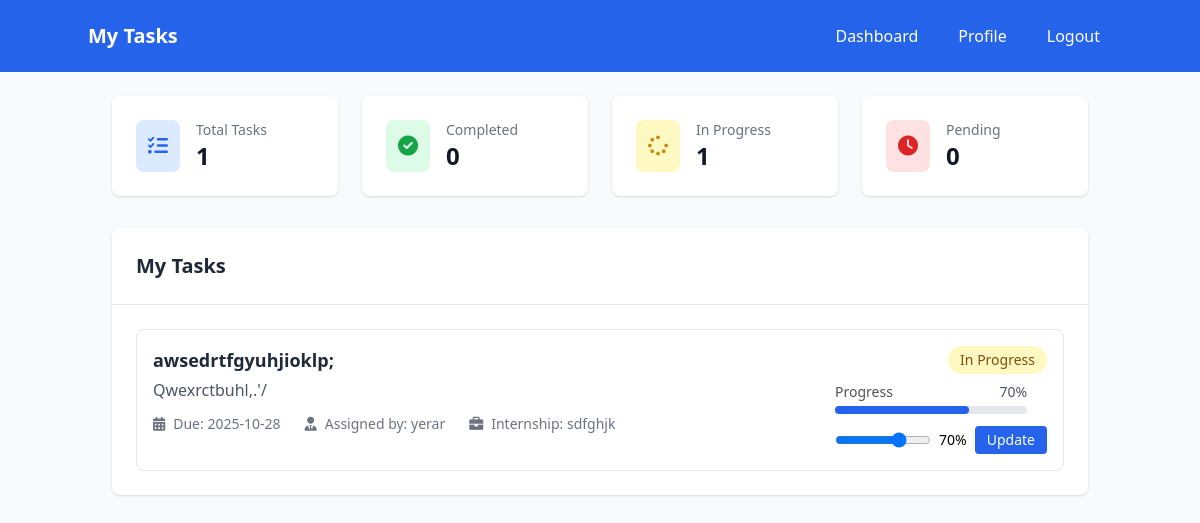
Page /tasks (signed in) on the earlier database version.
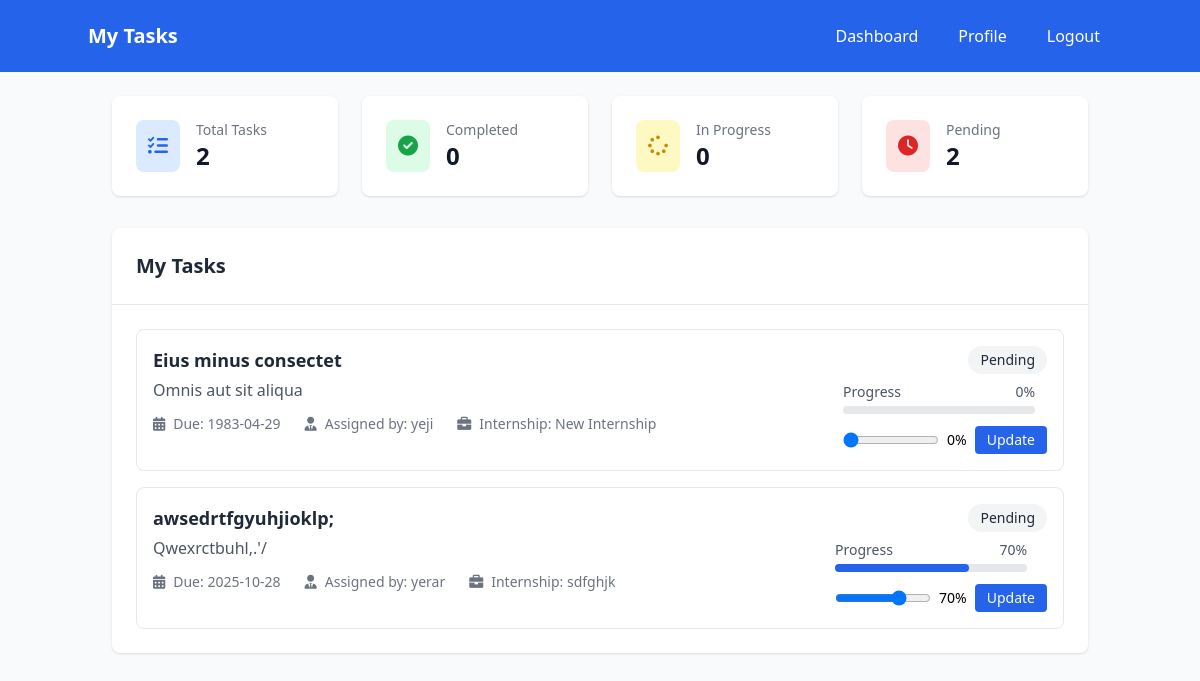
Same page on the later database version.
### models.py (models this page shows)
class Task(Base):
    __tablename__ = "tasks"
    id = Column(Integer, primary_key=True, index=True)
    title = Column(String(255), nullable=False)
    description = Column(Text)
    internship_id = Column(Integer, ForeignKey("internships.id"), nullable=False)
    student_id = Column(Integer, ForeignKey("users.id"), nullable=False)
    assigned_by = Column(Integer, ForeignKey("users.id"))
    due_date = Column(DateTime(timezone=True))
    status = Column(Enum(TaskStatus), default=TaskStatus.PENDING)
    progress = Column(Integer, default=0)
    created_at = Column(DateTime(timezone=True), server_default=func.now())
    internship = relationship("Internship", back_populates="tasks")
    student = relationship("User", foreign_keys=[student_id], back_populates="assigned_tasks")
    assigner = relationship("User", foreign_keys=[assigned_by], back_populates="assigned_by_tasks")

class User(Base):
    __tablename__ = "users"
    id = Column(Integer, primary_key=True, index=True)
    email = Column(String(255), unique=True, index=True, nullable=False)
    hashed_password = Column(String(255), nullable=False)
    full_name = Column(String(255), nullable=False)
    role = Column(Enum(UserRole), nullable=False, default=UserRole.STUDENT)
    phone = Column(String(20))
    department = Column(String(255))
    profile_picture = Column(String(500), default="default_avatar.png")
    created_at = Column(DateTime(timezone=True), server_default=func.now())
    is_active = Column(Boolean, default=True)
    created_internships = relationship("Internship", back_populates="creator")
    applications = relationship("InternshipApplication", back_populates="student")
    assigned_tasks = relationship("Task", foreign_keys="Task.student_id", back_populates="student")
    assigned_by_tasks = relationship("Task", foreign_keys="Task.assigned_by", back_populates="assigner")
    student_feedback = relationship("Feedback", foreign_keys="Feedback.student_id", back_populates="student")
    mentor_feedback = relationship("Feedback", foreign_keys="Feedback.mentor_id", back_populates="mentor")

class Internship(Base):
    __tablename__ = "internships"
    id = Column(Integer, primary_key=True, index=True)
    title = Column(String(255), nullable=False)
    description = Column(Text)
    company = Column(String(255), nullable=False)
    location = Column(String(255))
    duration = Column(String(100))
    stipend = Column(String(100))
    requirements = Column(Text)
    created_by = Column(Integer, ForeignKey("users.id"))
    created_at = Column(DateTime(timezone=True), server_default=func.now())
    is_active = Column(Boolean, default=True)
    deadline = Column(DateTime(timezone=True))
    creator = relationship("User", back_populates="created_internships")
    applications = relationship("InternshipApplication", back_populates="internship")
    tasks = relationship("Task", back_populates="internship")
    feedback = relationship("Feedback", back_populates="internship")

### app.py (the view)
@app.get("/tasks")
async def tasks_page(request: Request, db: Session = Depends(get_db)):
    try:
        user = await get_current_user_from_cookie(request, db)
        if user.role == "student":
            tasks = crud.get_tasks_by_student(db, user.id)
            return templates.TemplateResponse("tasks_student.html", {
                "request": request,
                "user": user,
                "tasks": tasks
            })
        elif user.role in ["admin", "mentor"]:
            tasks = crud.get_all_tasks(db)
            students = crud.get_all_users(db)
            internships = crud.get_internships(db)
            return templates.TemplateResponse("tasks_management.html", {
                "request": request,
                "user": user,
                "tasks": tasks,
                "students": students,
                "internships": internships
            })
        else:
            return RedirectResponse("/dashboard?error=Access denied")
    except Exception as e:
        return RedirectResponse("/login")

### templates/tasks_student.html (shortened to what this page needs)
<!DOCTYPE html>
<html lang="en">
<head>
    <script src="https://cdn.tailwindcss.com"></script>
    <link rel="stylesheet" href="https://cdnjs.cloudflare.com/ajax/libs/font-awesome/6.0.0/css/all.min.css">
</head>
<body class="bg-gray-50">
    <nav class="bg-blue-600 text-white p-4">
        <div class="container mx-auto flex justify-between items-center">
            <h1 class="text-xl font-bold">My Tasks</h1>
            <div class="flex space-x-4">
                <a href="/dashboard" class="hover:bg-blue-700 px-3 py-2 rounded">Dashboard</a>
                <a href="/profile" class="hover:bg-blue-700 px-3 py-2 rounded">Profile</a>
                <a href="/logout" class="hover:bg-blue-700 px-3 py-2 rounded">Logout</a>
            </div>
        </div>
    </nav>
    <div class="container mx-auto p-6">
        <div class="grid grid-cols-1 md:grid-cols-4 gap-6 mb-8">
            <div class="bg-white p-6 rounded-lg shadow">
                <div class="flex items-center">
                    <div class="p-3 bg-blue-100 rounded-lg">
                        <i class="fas fa-tasks text-blue-600 text-xl"></i>
                    </div>
                    <div class="ml-4">
                        <h3 class="text-sm font-medium text-gray-500">Total Tasks</h3>
                        <p class="text-2xl font-bold text-gray-900">{{ tasks|length }}</p>
                    </div>
                </div>
            </div>
            <div class="bg-white p-6 rounded-lg shadow">
                <div class="flex items-center">
                    <div class="p-3 bg-green-100 rounded-lg">
                        <i class="fas fa-check-circle text-green-600 text-xl"></i>
                    </div>
                    <div class="ml-4">
                        <h3 class="text-sm font-medium text-gray-500">Completed</h3>
                        <p class="text-2xl font-bold text-gray-900">
                            {{ tasks|selectattr("status", "equalto", "completed")|list|length }}
                        </p>
                    </div>
                </div>
            </div>
            <div class="bg-white p-6 rounded-lg shadow">
                <div class="flex items-center">
                    <div class="p-3 bg-yellow-100 rounded-lg">
                        <i class="fas fa-spinner text-yellow-600 text-xl"></i>
                    </div>
                    <div class="ml-4">
                        <h3 class="text-sm font-medium text-gray-500">In Progress</h3>
                        <p class="text-2xl font-bold text-gray-900">
                            {{ tasks|selectattr("status", "equalto", "in_progress")|list|length }}
                        </p>
                    </div>
                </div>
            </div>
            <div class="bg-white p-6 rounded-lg shadow">
                <div class="flex items-center">
                    <div class="p-3 bg-red-100 rounded-lg">
                        <i class="fas fa-clock text-red-600 text-xl"></i>
                    </div>
                    <div class="ml-4">
                        <h3 class="text-sm font-medium text-gray-500">Pending</h3>
                        <p class="text-2xl font-bold text-gray-900">
                            {{ tasks|selectattr("status", "equalto", "pending")|list|length }}
                        </p>
                    </div>
                </div>
            </div>
        </div>
        <div class="bg-white rounded-lg shadow">
            <div class="p-6 border-b">
                <h2 class="text-xl font-semibold text-gray-800">My Tasks</h2>
            </div>
            <div class="p-6">
                {% if tasks %}
                <div class="space-y-4">
                    {% for task in tasks %}
                    <div class="border rounded-lg p-4 hover:bg-gray-50">
                        <div class="flex justify-between items-start">
                            <div class="flex-1">
                                <h3 class="font-semibold text-lg text-gray-800">{{ task.title }}</h3>
                                <p class="text-gray-600 mt-1">{{ task.description }}</p>
                                <div class="mt-3 flex items-center space-x-6 text-sm text-gray-500">
                                    <div class="flex items-center">
                                        <i class="fas fa-calendar-alt mr-2"></i>
                                        <span>Due: {{ task.due_date.strftime('%Y-%m-%d') if task.due_date else 'No due date' }}</span>
                                    </div>
                                    <div class="flex items-center">
                                        <i class="fas fa-user-tie mr-2"></i>
                                        <span>Assigned by: {{ task.assigner.full_name }}</span>
                                    </div>
                                    {% if task.internship %}
                                    <div class="flex items-center">
                                        <i class="fas fa-briefcase mr-2"></i>
                                        <span>Internship: {{ task.internship.title }}</span>
                                    </div>
                                    {% endif %}
                                </div>
                            </div>
                            <div class="text-right">
                                <span class="inline-flex items-center px-3 py-1 rounded-full text-sm font-medium
                                    {% if task.status == 'completed' %}bg-green-100 text-green-800
                                    {% elif task.status == 'in_progress' %}bg-yellow-100 text-yellow-800
                                    {% elif task.status == 'cancelled' %}bg-red-100 text-red-800
                                    {% else %}bg-gray-100 text-gray-800{% endif %}">
                                    {{ task.status|replace('_', ' ')|title }}
                                </span>
                                <div class="mt-2 w-48">
                                    <div class="flex justify-between text-sm text-gray-600 mb-1">
                                        <span>Progress</span>
                                        <span>{{ task.progress }}%</span>
                                    </div>
                                    <div class="w-full bg-gray-200 rounded-full h-2">
                                        <div class="bg-blue-600 h-2 rounded-full"
                                             style="width: {{ task.progress }}%"></div>
                                    </div>
                                </div>
                                {% if task.status != 'completed' and task.status != 'cancelled' %}
                                <div class="mt-3">
                                    <form class="flex items-center space-x-2"
                                          onsubmit="updateTaskProgress(event, {{ task.id }})">
                                        <input type="range" min="0" max="100" value="{{ task.progress }}"
                                               class="w-24" id="progress-{{ task.id }}"
                                               onchange="document.getElementById('progress-value-{{ task.id }}').textContent = this.value + '%'">
                                        <span id="progress-value-{{ task.id }}" class="text-sm font-medium">
                                            {{ task.progress }}%
                                        </span>
                                        <button type="submit"
                                                class="bg-blue-600 text-white px-3 py-1 rounded text-sm hover:bg-blue-700">
                                            Update
                                        </button>
                                    </form>
                                </div>
                                {% endif %}
                            </div>
                        </div>
                    </div>
                    {% endfor %}
                </div>
                {% else %}
                <div class="text-center py-8">
                    <i class="fas fa-tasks text-gray-300 text-6xl mb-4"></i>
                    <h3 class="text-lg font-medium text-gray-900">No tasks assigned yet</h3>
                    <p class="text-gray-500 mt-1">You don't have any tasks assigned to you at the moment.</p>
                </div>
                {% endif %}
            </div>
        </div>
    </div>
</body>
</html>

Differences in the rows shown:
added Task: title "Eius minus consectet", description "Omnis aut sit aliqua", due_date "1983-04-29", assigner.full_name "yeji", internship "New Internship", status "Pending", progress "0"
changed Task "awsedrtfgyuhjioklp;": status "In Progress" → "Pending"
Other differences:
{{ tasks|length }}: "1" → "2"
{{ tasks|selectattr("status", "equalto", "in_progress")|list|length }}: "1" → "0"
{{ tasks|selectattr("status", "equalto", "pending")|list|length }}: "0" → "2"
